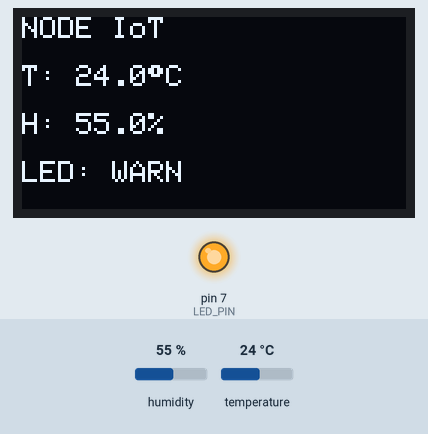
The sketch below on a simulated Arduino Uno, built with avr-gcc and run on an emulated ATmega328P. Shown: 128×64 one-colour display, output pins drawn as LEDs (lit = HIGH). Inputs (shaded band) come from the test bench; at power-on: humidity 55 %, temperature 24 °C. What the sketch prints to the serial monitor is not drawn.

Above: at 3.2 s.
3.3 s: humidity set to 52 %
At 6.6 s:
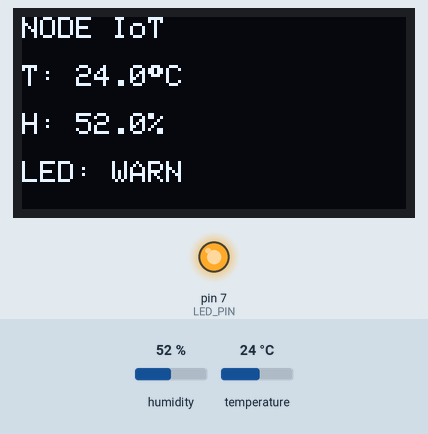
8.1 s: humidity set to 49 %
At 10.9 s:
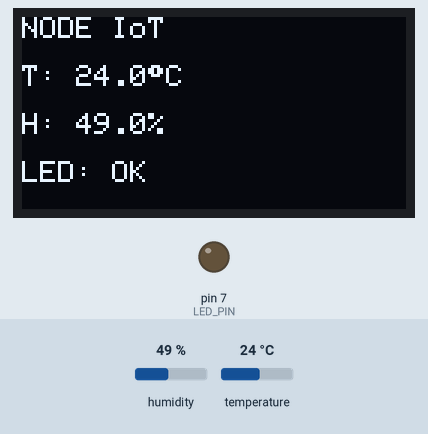
12.9 s: temperature set to 34.4 °C
At 15.1 s:
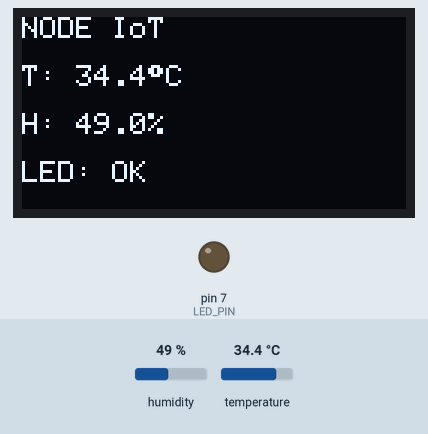
17.7 s: temperature set to 35.7 °C
At 19.4 s:
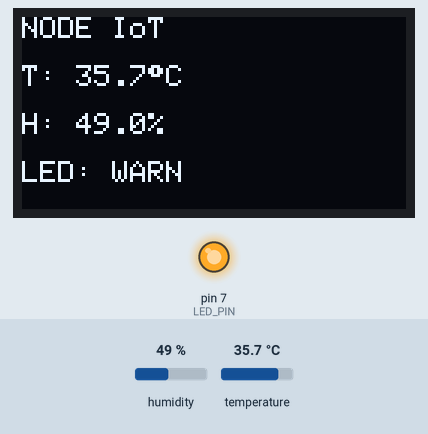
Timing chart, 0 to 20.9 s (numbered marks = the images above; inputs shaded):
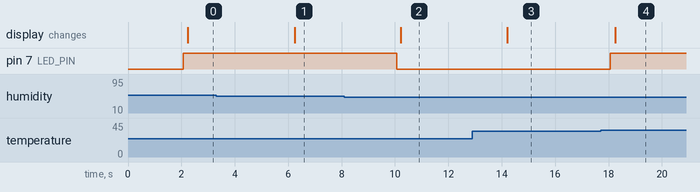

The sketch:

CODE_NUT_IoT.ino
```cpp
#include <Wire.h>
#include <Adafruit_GFX.h>
#include <Adafruit_SSD1306.h>
#include <DHT.h>
#include <SoftwareSerial.h>

// ==== CẤU HÌNH PHẦN CỨNG ====
#define SCREEN_WIDTH 128
#define SCREEN_HEIGHT 64
#define OLED_ADDR 0x3C

#define DHT_PIN 4
#define DHT_TYPE DHT22

#define ZIGBEE_RX 9
#define ZIGBEE_TX 10

#define LED_PIN 7

// ==== NGƯỠNG CẢNH BÁO ====
#define TEMP_THRESHOLD 35.0
#define HUMI_THRESHOLD 50.0

// ==== KHAI BÁO ====
Adafruit_SSD1306 display(SCREEN_WIDTH, SCREEN_HEIGHT, &Wire, -1);
DHT dht(DHT_PIN, DHT_TYPE);
SoftwareSerial zigbee(ZIGBEE_RX, ZIGBEE_TX);

const char* nodeID = "NODE1";
unsigned long lastRead = 0;

// ==== HÀM CHUYỂN FLOAT SANG STRING ====
void floatToString(char* buffer, float val) {
  dtostrf(val, 4, 1, buffer);  // chiều rộng tối thiểu 4, 1 chữ số thập phân
}

// ==== HÀM KHỞI ĐỘNG ====
void setup() {
  Serial.begin(9600);
  zigbee.begin(9600);
  Wire.begin();
  dht.begin();

  pinMode(LED_PIN, OUTPUT);
  digitalWrite(LED_PIN, LOW);

  Serial.println(F("\n=== KHOI DONG HE THONG ==="));

  if (!display.begin(SSD1306_SWITCHCAPVCC, OLED_ADDR)) {
    Serial.println(F("OLED khong phan hoi!"));
    while (true);
  }

  display.clearDisplay();
  display.setTextSize(1);
  display.setTextColor(SSD1306_WHITE);
  display.setCursor(10, 20);
  display.println(F("KHOI DONG..."));
  display.display();
  delay(2000);
}

// ==== VÒNG LẶP CHÍNH ====
void loop() {
  if (millis() - lastRead >= 2000) {
    lastRead = millis();

    float h = dht.readHumidity();
    float t = dht.readTemperature();

    // Kiểm tra lỗi cảm biến
    if (isnan(t) || isnan(h)) {
      Serial.println(F("Loi cam bien DHT! Khong gui du lieu Zigbee!"));
      displayError("Loi cam bien DHT!");
      digitalWrite(LED_PIN, HIGH);
      return;
    }

    // Kiểm tra ngưỡng cảnh báo
    bool warning = (t > TEMP_THRESHOLD || h > HUMI_THRESHOLD);
    digitalWrite(LED_PIN, warning ? HIGH : LOW);

    // In dữ liệu lên Serial
    Serial.println(F("\n===== DU LIEU DO DUOC ====="));
    Serial.print(F("Node ID: ")); Serial.println(nodeID);
    Serial.print(F("Nhiet do: ")); Serial.print(t, 1); Serial.println(F(" °C"));
    Serial.print(F("Do am: ")); Serial.print(h, 1); Serial.println(F(" %"));
    if (warning) {
      Serial.println(F(">>> CANH BAO: VUOT NGUONG! <<<"));
      if (t > TEMP_THRESHOLD) Serial.println(F("- Nhiet do vuot nguong!"));
      if (h > HUMI_THRESHOLD) Serial.println(F("- Do am vuot nguong!"));
    } else {
      Serial.println(F("Trang thai: Binh thuong"));
    }

    // Gửi dữ liệu qua Zigbee
    char t_str[6];
    char h_str[6];
    char data[60];

    floatToString(t_str, t);
    floatToString(h_str, h);

    sprintf(data, "<%s,T:%s,H:%s,W:%d>", nodeID, t_str, h_str, warning ? 1 : 0);
    zigbee.println(data);

    Serial.print(F("Du lieu Zigbee: "));
    Serial.println(data);
    Serial.println(F("===========================\n"));

    // Hiển thị lên OLED
    displayData(t, h, warning);
  }
}

// ==== HIỂN THỊ DỮ LIỆU OLED ====
void displayData(float temp, float humi, bool warning) {
  display.clearDisplay();
  display.setTextColor(SSD1306_WHITE);
  display.setTextSize(1);

  // Dòng 1: Node ID
  display.setCursor(0, 0);
  display.println(F("NODE IoT"));

  // Dòng 2: Nhiệt độ
  display.setCursor(0, 16);
  display.print(F("T: "));
  display.print(temp, 1);
  display.write(247); // ký tự °
  display.println(F("C"));

  // Dòng 3: Độ ẩm
  display.setCursor(0, 32);
  display.print(F("H: "));
  display.print(humi, 1);
  display.println(F("%"));

  // Dòng 4: LED / Cảnh báo
  display.setCursor(0, 48);
  display.print(F("LED: "));
  if (warning) {
    display.println(F("WARN"));
  } else {
    display.println(F("OK"));
  }

  display.display();
}

// ==== HIỂN THỊ LỖI CẢM BIẾN ====
void displayError(String message) {
  display.clearDisplay();
  display.setTextSize(1);
  display.setTextColor(SSD1306_WHITE);

  display.setCursor(0, 20);
  display.println(F("LOI CAM BIEN!"));

  display.setCursor(0, 35);
  display.println(message);

  // LED luôn cảnh báo khi lỗi cảm biến
  display.setCursor(0, 50);
  display.println(F("LED: WARN"));

  display.display();
}
```

Measured:
- the behaviour switches between 51 and 50 % on humidity (found by bisection; images 1 and 2)
- the behaviour switches between 35 and 35.1 °C on temperature (found by bisection; images 3 and 4)
- after the input at 3.3 s, the display: changes after 2.9 s (image 1)
- after the input at 8.1 s, pin 7 (LED_PIN): HIGH → LOW after 2.0 s; the display: changes after 2.1 s (image 2)
- after the input at 12.9 s, the display: changes after 1.3 s (image 3)
- after the input at 17.7 s, pin 7 (LED_PIN): LOW → HIGH after 0.36 s; the display: changes after 0.55 s (image 4)
